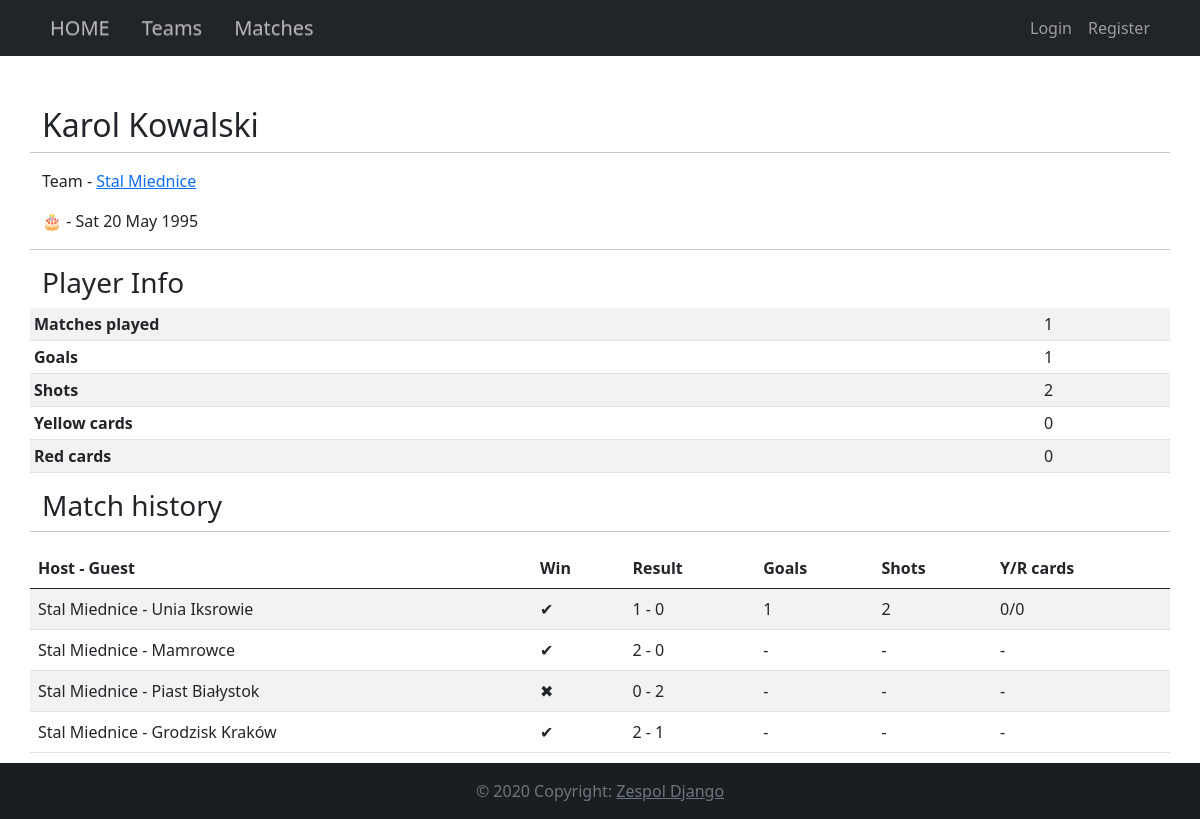
Screenshot of /player/4/ with the database file from the repository.
### football_league/models.py (models this page shows, shortened)
class Player(models.Model):
    team = models.ForeignKey(Team, on_delete=models.CASCADE)
    name = models.CharField(max_length=25, validators=[RegexValidator('^[a-zA-Z]+$', message="Only Letters")])
    surname = models.CharField(max_length=25, validators=[RegexValidator('^[a-zA-Z]+$', message="Only Letters")])
    birth_date = models.DateTimeField('date of birth')

class Team(models.Model):
    name = models.CharField(max_length=100, validators=[RegexValidator('^[a-zA-Z]+$', message="Only Letters")])
    league = models.ForeignKey(League, on_delete=models.CASCADE)
    def __str__(self):
        return self.name

class Match(models.Model):
    host = models.ForeignKey(Team, on_delete=models.CASCADE, related_name="host")
    guest = models.ForeignKey(Team, on_delete=models.CASCADE, related_name="guest")
    round = models.ForeignKey(Round, on_delete=models.CASCADE)
    did_host_win = models.BooleanField(default=True)

class Statistic(models.Model):
    player = models.ForeignKey(Player, on_delete=models.CASCADE)
    match = models.ForeignKey(Match, on_delete=models.CASCADE)
    goals = models.IntegerField(default=0)
    shots = models.IntegerField(default=0)
    red_card = models.BooleanField(default=False)
    yellow_card = models.IntegerField(default=0)

### football_league/views.py (the view)
# urls.py: path('player/<int:pk>/', views.DetailPlayerView.as_view(), name='player_detail'),
class DetailPlayerView(generic.DetailView):
    template_name = 'football_league/Player/player_details.html'
    model = Player
    def get_context_data(self, **kwargs):
        context = super().get_context_data(**kwargs)
        player = get_object_or_404(Player, pk=self.kwargs['pk'])
        team = player.team
        stats = Statistic.objects.filter(player=player)
        matches = Match.objects.filter(Q(host=team) | Q(guest=team))
        matches_with_stats = []
        match_results = []
        total_stats = getPlayerTotalStats(stats)
        for stat in stats:
            matches_with_stats.append(stat.match)
        for match in matches:
            result = getMatchResult(match)
            match_results.append("{} - {}".format(str(result['host']), str(result['guest'])))
        context['matchResults'] = match_results
        context['matchHistory'] = matches
        context['playerStats'] = stats
        context['matches'] = matches_with_stats
        context['totalStats'] = total_stats
        return context

### football_league/templatetags/index.py (called while the page is built)
@register.filter
def index(indexable, i):
    return indexable[i]

### football_league/views.py (called while the page is built)
def getMatchResult(match):
    stats = Statistic.objects.filter(Q(match=match))
    goals_host = 0
    goals_guest = 0
    for s in stats:
        if match.host == s.player.team:
            goals_host += s.goals
        else:
            goals_guest += s.goals
    return {'host': goals_host, 'guest': goals_guest}

def getPlayerTotalStats(stats):
    total_stats = {}
    for stat in stats:
        total_stats.update({'Goals': total_stats.get('Goals', 0) + stat.goals})
        total_stats.update({'Shots': total_stats.get('Shots', 0) + stat.shots})
        total_stats.update({'Yellow cards': total_stats.get('Yellow cards', 0) + stat.yellow_card})
        total_stats.update({'Red cards': total_stats.get('Red cards', 0) + (1 if stat.red_card else 0)})
    return total_stats

### football_league/templates/football_league/Player/player_details.html
{% extends 'football_league/base.html' %}
{% block content %}
{% load index %}
<h2>{{player.name}} {{player.surname}}</h2>
<hr>
<p>Team - <a href="{% url 'football_league:team_detail' player.team.id %}">{{player.team}}</a></p>
<p>🎂 - {{ player.birth_date|date:"D d M Y" }} </p>
<hr>
<h3> Player Info </h3>
<table class="table table-striped table-hover table-sm">
    <tr><th>Matches played</th> <td>{{ matches|length }}</td></tr>
{% for key, value in totalStats.items %}
    <tr><th>{{ key }} </th><td>{{ value }}</td></tr>
{% endfor %}
</table>
<h3> Match history </h3>
<hr>
<table class="table table-striped table-hover">
    <thead class="thead-dark">
    <tr>
        <th>Host - Guest</th>
        <th>Win</th>
        <th>Result</th>
        <th>Goals</th>
        <th>Shots</th>
        <th>Y/R cards</th>
    </tr>
    </thead>
    <tbody>
    {% for match in matchHistory %}
    <tr>
        <td>{{ match.host }} - {{ match.guest }}</td>
        <td>
            {%with host=match.host guest=match.guest team=player.team hostWin=match.did_host_win%}
            {% if host == team and hostWin or guest == team and not hostWin %}✔
            {%else%}✖
            {%endif%}
            {%endwith%}
        </td>
        <td>
            {{ matchResults|index:forloop.counter0 }}
        </td>
        {%if match in matches%}
            {%for stat in playerStats%}
                {%if stat.match == match%}
                    <td>{{stat.goals}}</td>
                    <td>{{stat.shots}}</td>
                    <td>{{stat.yellow_card}}/{%if stat.red_card%}1{%else%}0{%endif%}</td>
                {%endif%}
            {%endfor%}
        {%else%}
            <td>-</td>
            <td>-</td>
            <td>-</td>
        {%endif%}
    </tr>
    {%endfor%}
    </tbody>
</table>
{%endblock%}

### rows the page displays
Player: name "Karol", surname "Kowalski", team "Stal Miednice", birth_date "Sat 20 May 1995"
Match: host "Stal Miednice", guest "Unia Iksrowie", counter0 "1 - 0"
Statistic: goals "1", shots "2", yellow_card "0", red_card "0"
Match: host "Stal Miednice", guest "Mamrowce", counter0 "2 - 0"
Match: host "Stal Miednice", guest "Piast Białystok", counter0 "0 - 2"
Match: host "Stal Miednice", guest "Grodzisk Kraków", counter0 "2 - 1"

### other values shown
{{ matches|length }} "1"
{{ key }} "Goals" "Shots" "Yellow cards" "Red cards"
{{ value }} "1" "2" "0" "0"
